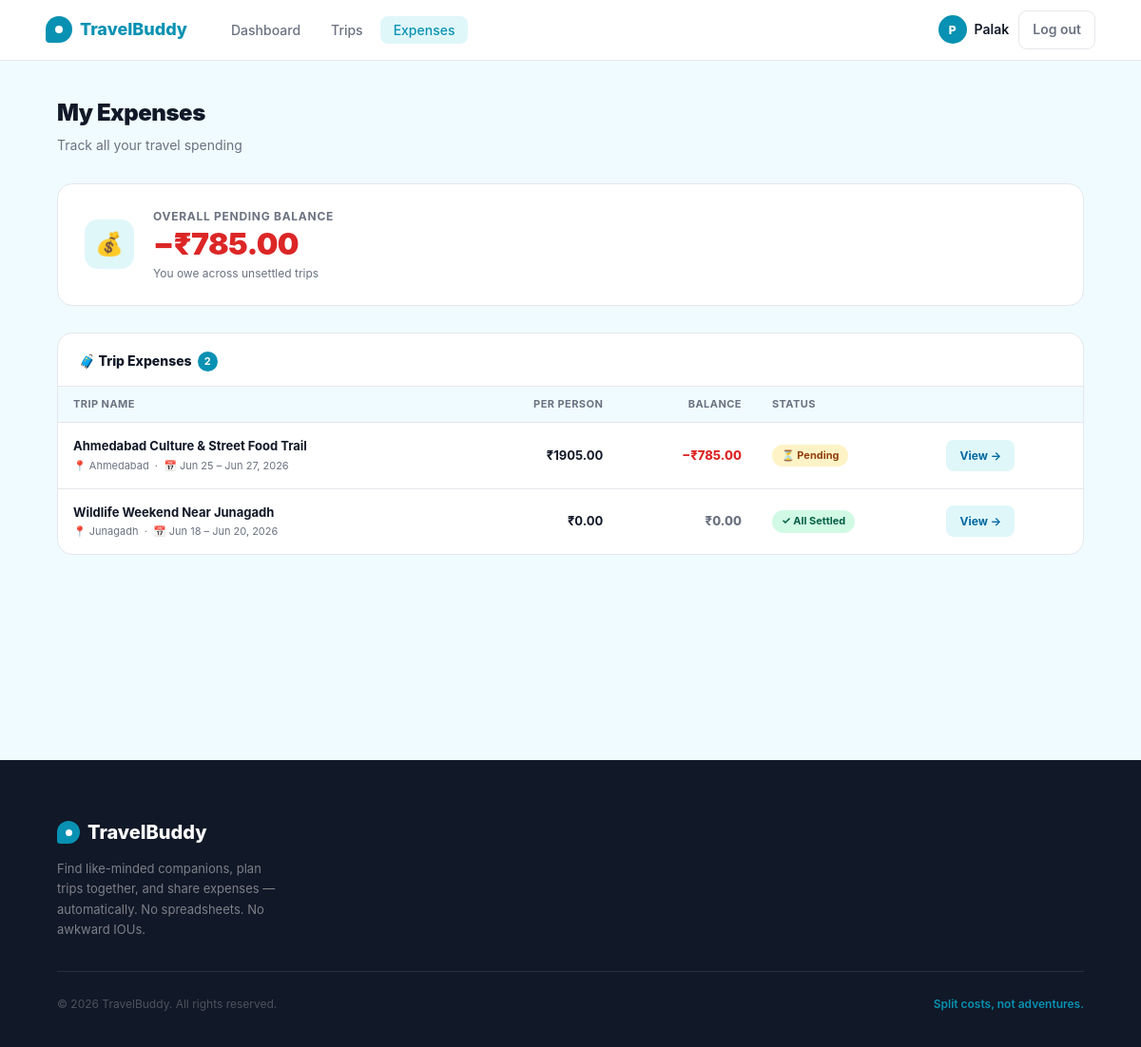
/my-expenses (signed in), run on the app's committed database.
### app/models.py (models this page shows, shortened)
class User(db.Model, UserMixin):
    __tablename__ = 'users'
    id             = db.Column(db.Integer, primary_key=True)
    name           = db.Column(db.String(100), nullable=False)
    email          = db.Column(db.String(150), unique=True, nullable=False)
    password_hash  = db.Column(db.String(255), nullable=False)
    travel_style   = db.Column(db.String(50), default='flexible')
    bio            = db.Column(db.Text, default='')
    interests      = db.Column(db.String(255), default='')
    phone          = db.Column(db.String(20), default='')
    created_at     = db.Column(db.DateTime, default=lambda: datetime.now(timezone.utc))
    owned_trips    = db.relationship('Trip', back_populates='owner', lazy='dynamic')
    memberships    = db.relationship('TripMember', back_populates='user', lazy='dynamic')
    expenses_paid  = db.relationship('Expense', back_populates='paid_by', lazy='dynamic')
    def _all_trip_ids(self):
        owned = [t.id for t in Trip.query.filter_by(owner_id=self.id).all()]
        joined = [m.trip_id for m in
                  TripMember.query.filter_by(user_id=self.id, status='accepted').all()]
        return list(set(owned + joined))

class Trip(db.Model):
    __tablename__ = 'trips'
    id          = db.Column(db.Integer, primary_key=True)
    owner_id    = db.Column(db.Integer, db.ForeignKey('users.id'), nullable=False)
    title       = db.Column(db.String(150), nullable=False)
    destination = db.Column(db.String(150), nullable=False)
    departure_city = db.Column(db.String(100), default='')
    start_date  = db.Column(db.Date, nullable=False)
    end_date    = db.Column(db.Date, nullable=False)
    description = db.Column(db.Text, default='')
    budget_min  = db.Column(db.Float, default=0)
    budget_max  = db.Column(db.Float, default=0)
    max_members = db.Column(db.Integer, default=4)
    status      = db.Column(db.String(20), default='upcoming')  # upcoming, active, completed
    is_public   = db.Column(db.Boolean, default=True)
    created_at  = db.Column(db.DateTime, default=lambda: datetime.now(timezone.utc))
    owner    = db.relationship('User', back_populates='owned_trips')
    members  = db.relationship('TripMember', back_populates='trip', lazy='dynamic',
                               cascade='all, delete-orphan')
    expenses = db.relationship('Expense', back_populates='trip', lazy='dynamic',
                               cascade='all, delete-orphan')
    def member_count(self):
        return self.members.filter_by(status='accepted').count() + 1  # +1 for owner
    def total_spent(self):
        return round(sum(e.amount for e in self.expenses), 2)
    def your_share(self, user_id):
        mc = self.member_count()
        return round(self.total_spent() / mc, 2) if mc else 0.0
    def balance_for(self, user_id):
        paid = sum(e.amount for e in self.expenses.filter_by(paid_by_id=user_id))
        share = self.your_share(user_id)
        return round(paid - share, 2)

### app/expenses/routes.py (the view)
@expenses.route('/my-expenses')
@login_required
def my_expenses():
    trip_ids = current_user._all_trip_ids()
    trips_list = Trip.query.filter(Trip.id.in_(trip_ids)).order_by(Trip.start_date.desc()).all() \
        if trip_ids else []
    rows = []
    pending_balance = 0.0
    for trip in trips_list:
        balance = trip.balance_for(current_user.id)
        per_person = trip.your_share(current_user.id)
        settled = abs(balance) < 0.01
        if not settled:
            pending_balance += balance
        rows.append({
            'trip': trip,
            'per_person': round(per_person, 2),
            'balance': round(balance, 2),
            'settled': settled,
        })
    return render_template('expenses/my_expenses.html',
        rows=rows,
        pending_balance=round(pending_balance, 2)
    )

### app/models.py (called while the page is built)
@login_manager.user_loader
def load_user(user_id):
    return User.query.get(int(user_id))

### app/templates/expenses/my_expenses.html (shortened to what this page needs)
{% extends "base.html" %}
{% block content %}
<div class="myexp-page">
  <div class="myexp-inner">
    <div class="page-header">
      <h1 class="page-title">My Expenses</h1>
      <p class="page-subtitle">Track all your travel spending</p>
    </div>
    <div class="balance-card">
      <div class="balance-icon">💰</div>
      <div class="balance-info">
        <div class="balance-label">Overall Pending Balance</div>
        {% if pending_balance > 0.009 %}
          <div class="balance-amount positive">+₹{{ "%.2f"|format(pending_balance) }}</div>
          <div class="balance-sub">Others owe you across unsettled trips</div>
        {% elif pending_balance < -0.009 %}
          <div class="balance-amount negative">−₹{{ "%.2f"|format(-pending_balance) }}</div>
          <div class="balance-sub">You owe across unsettled trips</div>
        {% else %}
          <div class="balance-amount zero">₹0.00</div>
          <div class="balance-sub">All trips are settled up 🎉</div>
        {% endif %}
      </div>
    </div>
    {% if rows %}
    <div class="panel">
      <div class="panel-head">
        <div class="panel-title">
          🧳 Trip Expenses
          <span class="panel-count">{{ rows|length }}</span>
        </div>
      </div>
      <div class="exp-table-wrap">
        <table class="exp-table">
          <thead>
            <tr>
              <th>Trip Name</th>
              <th class="col-right">Per Person</th>
              <th class="col-right">Balance</th>
              <th>Status</th>
              <th></th>
            </tr>
          </thead>
          <tbody>
            {% for row in rows %}
            <tr>
              <td>
                <div class="td-trip-name">
                  <a href="{{ url_for('trips.detail', trip_id=row.trip.id) }}">{{ row.trip.title }}</a>
                </div>
                <div class="td-trip-sub">
                  📍 {{ row.trip.destination }} &nbsp;·&nbsp;
                  📅 {{ row.trip.start_date.strftime('%b %d') }} – {{ row.trip.end_date.strftime('%b %d, %Y') }}
                </div>
              </td>
              <td class="td-amount">₹{{ "%.2f"|format(row.per_person) }}</td>
              <td class="td-balance {% if row.balance > 0.009 %}positive{% elif row.balance < -0.009 %}negative{% else %}zero{% endif %}">
                {% if row.balance > 0.009 %}
                  +₹{{ "%.2f"|format(row.balance) }}
                {% elif row.balance < -0.009 %}
                  −₹{{ "%.2f"|format(-row.balance) }}
                {% else %}
                  ₹0.00
                {% endif %}
              </td>
              <td>
                {% if row.settled %}
                  <span class="badge badge-settled">✓ All Settled</span>
                {% else %}
                  <span class="badge badge-pending">⏳ Pending</span>
                {% endif %}
              </td>
              <td>
                <a href="{{ url_for('trips.detail', trip_id=row.trip.id) }}#settlement-summary"
                   class="btn-view">View →</a>
              </td>
            </tr>
            {% endfor %}
          </tbody>
        </table>
      </div>
    </div>
    {% else %}
    <div class="empty-state">
      <div class="empty-icon">🧾</div>
      <h4>No expenses yet</h4>
      <p>Once you join a trip and expenses are added, they'll appear here.</p>
    </div>
    {% endif %}
  </div>
</div>
{% endblock %}

### app/templates/base.html (shortened to what this page needs)
<!DOCTYPE html>
<html lang="en">
<head>
</head>
<body>
<nav>
  <a href="{{ url_for('main.home') }}" class="logo">
    <div class="logo-icon"></div>
    TravelBuddy
  </a>
  {% if current_user.is_authenticated %}
    <ul class="nav-links">
      <li><a href="{{ url_for('dashboard.index') }}" {% if request.endpoint == 'dashboard.index' %}class="active"{% endif %}>Dashboard</a></li>
      <li><a href="{{ url_for('trips.index') }}" {% if request.endpoint and request.endpoint.startswith('trips.') %}class="active"{% endif %}>Trips</a></li>
      <li><a href="{{ url_for('expenses.my_expenses') }}" {% if request.endpoint == 'expenses.my_expenses' %}class="active"{% endif %}>Expenses</a></li>
    </ul>
    <div class="nav-right">
      <div class="nav-user">
        <div class="nav-avatar">{{ current_user.name[0].upper() }}</div>
        <a href="{{ url_for('profile.view') }}" style="color:inherit;">{{ current_user.name.split()[0] }}</a>
      </div>
      <a href="{{ url_for('auth.logout') }}" class="btn-logout">Log out</a>
    </div>
  {% endif %}
</nav>
{% block content %}{% endblock %}
<footer>
  <div class="footer-inner">
    <div class="footer-top">
      <div class="footer-brand">
        <div class="footer-logo">
          <div class="footer-logo-icon"></div>
          TravelBuddy
        </div>
        <p>Find like-minded companions, plan trips together, and share expenses — automatically. No spreadsheets. No awkward IOUs.</p>
      </div>
    </div>
    <div class="footer-bottom">
      <p class="footer-copy">© 2026 TravelBuddy. All rights reserved.</p>
      <p class="footer-tagline-bottom">Split costs, not adventures.</p>
    </div>
  </div>
</footer>
</body>
</html>

### data on the page
User: name "P", name "Palak"
Trip: trip "Ahmedabad Culture & Street Food Trail", trip.destination "Ahmedabad", trip.start_date "Jun 25", trip.end_date "Jun 27, 2026"
Trip: trip "Wildlife Weekend Near Junagadh", trip.destination "Junagadh", trip.start_date "Jun 18", trip.end_date "Jun 20, 2026"

### other printed values
{{ "%.2f"|format(-pending_balance) }} "785.00"
{{ rows|length }} "2"
{{ "%.2f"|format(row.per_person) }} "1905.00" "0.00"
{{ "%.2f"|format(-row.balance) }} "785.00"
